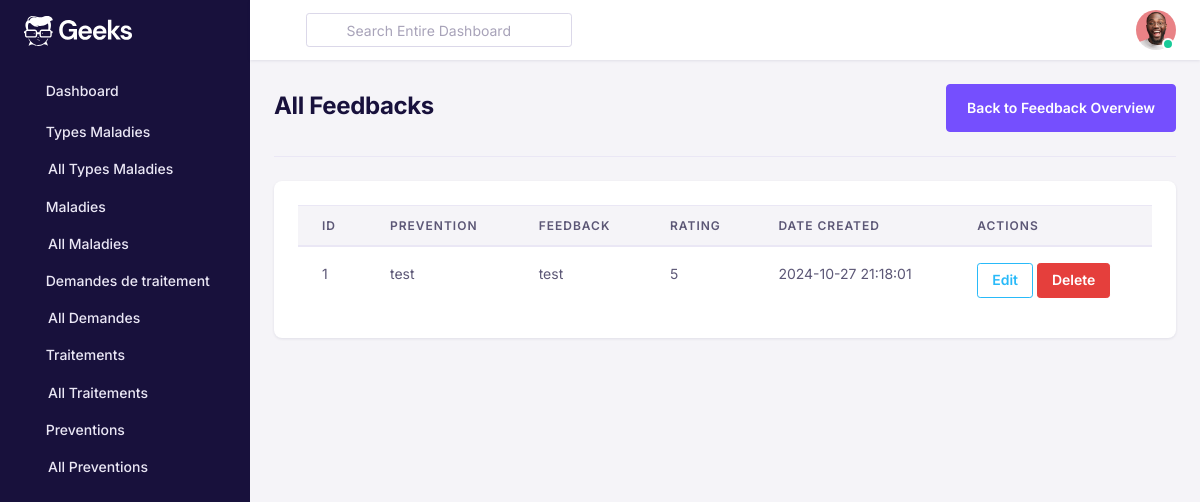
Screenshot of /feedback/all/ with the database file from the repository.
### FeedbacksApp/models.py (models this page shows, shortened)
class Feedback(models.Model):
    prevention = models.ForeignKey(
        'PreventionApp.Prevention',  # Ensure this is correct
        on_delete=models.CASCADE,
        related_name='feedbacks'
    )
    content = models.TextField()
    rating = models.PositiveIntegerField(null=True, blank=True)
    date_created = models.DateTimeField(default=timezone.now)

### PreventionApp/models.py (models this page shows, shortened)
class Prevention(models.Model):
    title = models.CharField(max_length=255)
    description = models.TextField()
    date_created = models.DateTimeField(default=timezone.now)

### FeedbacksApp/views.py (the view)
# urls.py: path('feedback/all/', feedback_all, name='feedback_all'),  # New URL pattern
def feedback_all(request):
    feedbacks = Feedback.objects.all()  # Retrieve all feedbacks
    return render(request, 'myfeedback.html', {
        'feedbacks': feedbacks,
    })

### FeedbacksApp/Templates/myfeedback.html (shortened to what this page needs)
<!DOCTYPE html>
<html lang="en">
<head>
    {% load static %}
   <link href="{% static 'assets/fonts/feather/feather.css' %}" rel="stylesheet" />
   <link href="{% static 'assets/libs/dragula/dist/dragula.min.css' %}" rel="stylesheet" />
   <link href="{% static 'assets/libs/@mdi/font/css/materialdesignicons.min.css' %}" rel="stylesheet" />
   <link href="{% static 'assets/libs/prismjs/themes/prism.css' %}" rel="stylesheet" />
   <link href="{% static 'assets/libs/dropzone/dist/dropzone.css' %}" rel="stylesheet" />
   <link href="{% static 'assets/libs/magnific-popup/dist/magnific-popup.css' %}" rel="stylesheet" />
   <link href="{% static 'assets/libs/bootstrap-select/dist/css/bootstrap-select.min.css' %}" rel="stylesheet">
   <link href="{% static 'assets/libs/@yaireo/tagify/dist/tagify.css' %}" rel="stylesheet">
   <link href="{% static 'assets/libs/tiny-slider/dist/tiny-slider.css' %}" rel="stylesheet">
   <link href="{% static 'assets/libs/tippy.js/dist/tippy.css' %}" rel="stylesheet">
   <link rel="stylesheet" href="{% static 'assets/css/theme.min.css' %}">
</head>
<body>
    <div id="db-wrapper">
        {% include 'sidebar.html' %}
        <div id="page-content">
            <div class="header">
                {% include 'navbar.html' %}
            </div>
            <div class="container-fluid p-4">
                <div class="row">
                    <div class="col-lg-12 col-md-12 col-12">
                        <div class="border-bottom pb-4 mb-4 d-lg-flex align-items-center justify-content-between">
                            <div class="mb-2 mb-lg-0">
                                <h1 class="mb-1 h2 font-weight-bold">All Feedbacks</h1>
                            </div>
                            <div>
                                <a href="{% url 'feedback_all' %}" class="btn btn-primary">Back to Feedback Overview</a>
                            </div>
                        </div>
                    </div>
                </div>
                <div class="row">
                    <div class="col-lg-12 col-md-12 col-12">
                        <div class="card rounded-lg">
                            <div class="p-4">
                                <div class="table-responsive border-0 overflow-y-hidden">
                                    <table class="table mb-0 text-nowrap">
                                        <thead>
                                            <tr>
                                                <th>ID</th>
                                                <th>Prevention</th>
                                                <th>Feedback</th>
                                                <th>Rating</th>
                                                <th>Date Created</th>
                                                <th>Actions</th>
                                            </tr>
                                        </thead>
                                        <tbody>
                                            {% for feedback in feedbacks %}
                                            <tr>
                                                <td>{{ feedback.id }}</td>
                                                <td>{{ feedback.prevention.title }}</td>
                                                <td>{{ feedback.content }}</td>
                                                <td>{{ feedback.rating }}</td>
                                                <td>{{ feedback.date_created|date:"Y-m-d H:i:s" }}</td>
                                                <td>
                                                    <a href="{% url 'feedback_update' pk=feedback.id %}" class="btn btn-outline-info btn-sm">Edit</a>
                                                    <button type="button" class="btn btn-danger btn-sm" data-toggle="modal" data-target="#deleteModal{{ feedback.id }}">
                                                        Delete
                                                    </button>
                                                </td>
                                            </tr>
                                            {% empty %}
                                            <tr>
                                                <td colspan="6" class="text-center">No feedbacks available.</td>
                                            </tr>
                                            {% endfor %}
                                        </tbody>
                                    </table>
                                </div>
                            </div>
                        </div>
                    </div>
                </div>
            </div>
        </div>
    </div>
</body>
</html>

### rows the page displays
Feedback: id "1", prevention "test", content "test", rating "5", date_created "2024-10-27 21:18:01"
